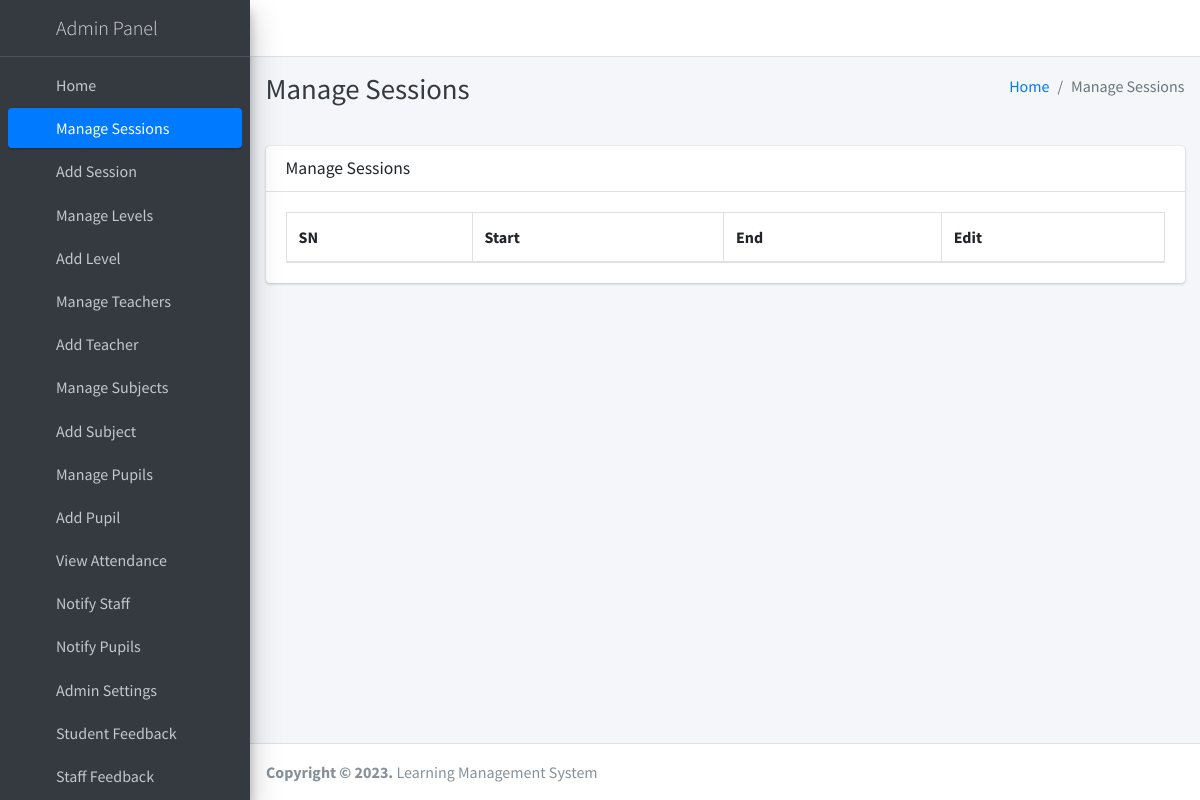
The page /session/manage/ (signed in) on the database as committed earlier.
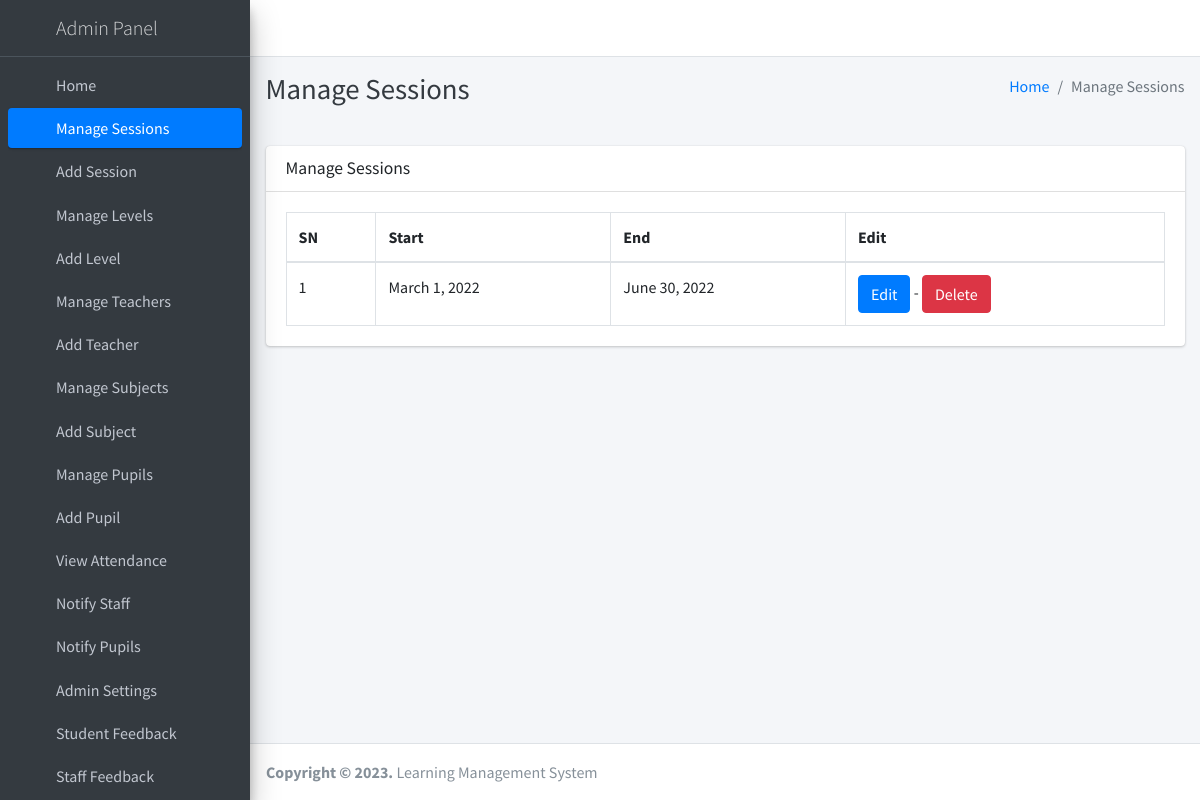
The same page on the database as committed later.
### main_app/models.py (models this page shows, shortened)
class Session(models.Model):
    start_year = models.DateField()
    end_year = models.DateField()

### main_app/hod_views.py (the view)
# urls.py: path("session/manage/", hod_views.manage_session, name='manage_session'),
def manage_session(request):
    sessions = Session.objects.all()
    context = {'sessions': sessions, 'page_title': 'Manage Sessions'}
    return render(request, "hod_template/manage_session.html", context)

### main_app/templates/hod_template/manage_session.html
{% extends 'main_app/base.html' %}
{% load static %}
{% block page_title %}{{page_title}}{% endblock page_title %}
{% block content %}
<section class="content">
    <div class="container-fluid">
        <div class="row">
            <div class="col-md-12">
                <div class="card">
                    <div class="card-header">
                        <h3 class="card-title">{{page_title}}</h3>
                    </div>
                    <div class="card-body">
                        <table id="example2" class="table table-bordered table-hover">
                            <thead>
                                <tr>
                                    <th>SN</th>
                                    <th>Start</th>
                                    <th>End</th>
                                    <th>Edit</th>
                                </tr>
                            </thead>
                            <tbody>
                                {% for session in sessions %}
                                <tr>
                                    <td>{{ forloop.counter }}</td>
                                    <td>{{session.start_year}}</td>
                                    <td>{{session.end_year}}</td>
                                    <td><a href="{% url 'edit_session' session.id %}" class="btn btn-primary">Edit</a> - <a href="{% url 'delete_session' session.id %}" onclick="return confirm('Are you sure you want to delete this ?')" class="btn btn-danger">Delete</a> </td>
                                </tr>
                                {% endfor %}
                            </tbody>
                        </table>
                    </div>
                </div>
            </div>
        </div>
    </div>
</section>
{% endblock content %}

Rows that differ between the two databases and show on the page:
added Session: start_year "March 1, 2022", end_year "June 30, 2022"
